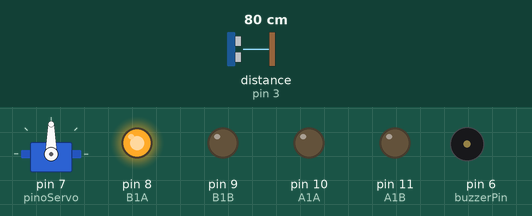
Recording of a sketch running on a simulated Arduino Uno, built with avr-gcc and run on an emulated ATmega328P. Shown: servo, output pins drawn as LEDs (lit = HIGH), buzzer (waves = sounding, pin HIGH). Inputs (shaded band) come from the test bench; at power-on: distance to the obstacle (sensor on pin 3) 80 cm. The echo pulse lasts 58.3 µs per cm.

Above: at 1.2 s.
1.3 s: distance to the obstacle (sensor on pin 3) set to 39 cm
2.8 s: distance to the obstacle (sensor on pin 3) set to 32 cm
At 4.4 s:
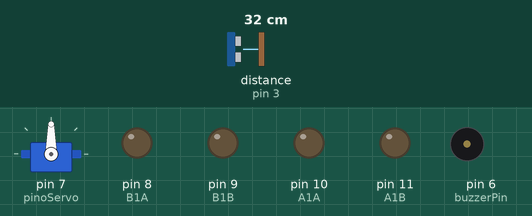
At 6.0 s:
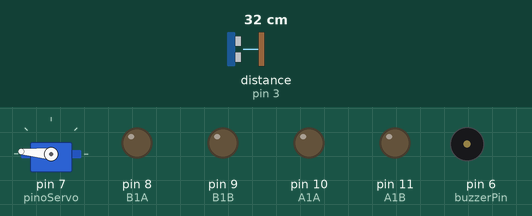
11.1 s: distance to the obstacle (sensor on pin 3) set to 2 cm
At 11.75 s:
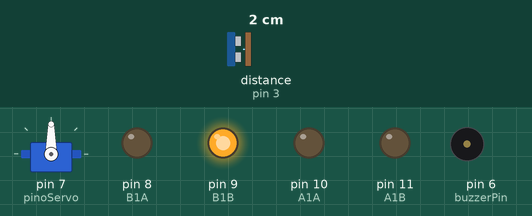
Timing chart, 0 to 15.1 s (numbered marks = the images above; inputs shaded):
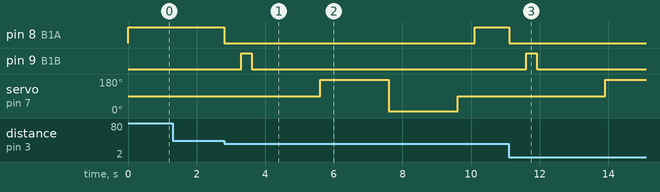

The sketch:

final2.ino.ino
```cpp
#include <Ultrasonic.h>
#include <Servo.h>

#define pinoServo 7
#define Trig 2
#define Echo 3
#define B1A 8
#define B1B 9
#define A1A 10
#define A1B 11

int distanciaD;
int distanciaE;
int buzzerPin = 6;

float distanciaObstaculo = 35;

Ultrasonic ultrasonico(Trig, Echo);
Servo servo;

void setup() {
  Serial.begin(9600);
  servo.attach(pinoServo);

  pinMode(B1A, OUTPUT);
  pinMode(B1B, OUTPUT);
  pinMode(A1A, OUTPUT);
  pinMode(A1B, OUTPUT);
  pinMode(buzzerPin, OUTPUT);

  servo.write(90);
}

void loop() {
  int frente = 1;
  int tras = 2;
  int direita = 3;
  int esquerda = 4;
  int parar = 5;

  while (true) {
    // Anda para frente até detectar um obstáculo
    while (ultrasonico.Ranging(CM) > distanciaObstaculo) {
      Andar(frente);
    }

    // Se detectar um obstáculo, para e dá ré em curta distância
    Andar(parar);
    delay(500);
    Andar(tras);
    delay(300);
    Andar(parar);
    delay(1000);

    // Gira o sensor ultrassônico para a direita e esquerda
    int statuss = Radar();
    delay(500);

    // Realiza ações com base na decisão do sensor ultrassônico
    if (statuss == direita) {
      Andar(direita);
      delay(600);
      Andar(frente);
    } else if (statuss == esquerda) {
      Andar(esquerda);
      delay(600);
       Andar(frente);
    } else {
      Andar(frente);
    }
    delay(1000);
  }
}

void Andar(int direcao) {
  if (direcao == 1) { // anda pra frente
    digitalWrite(B1A, HIGH);
    digitalWrite(B1B, LOW);
  } else if (direcao == 2) { // anda pra trás
    digitalWrite(B1A, LOW);
    digitalWrite(B1B, HIGH);
  } else if (direcao == 3) { // faz curva pra direita
    digitalWrite(B1A, HIGH);
    digitalWrite(B1B, LOW);
    digitalWrite(A1A, HIGH);
    digitalWrite(A1B, LOW);
  } else if (direcao == 4) { // faz curva pra esquerda
    digitalWrite(B1A, HIGH);
    digitalWrite(B1B, LOW);
    digitalWrite(A1A, LOW);
    digitalWrite(A1B, HIGH);
  } else if (direcao == 5) { // FREIA
    digitalWrite(B1A, LOW);
    digitalWrite(B1B, LOW);
  }
}

int Radar() {
  delay(1000);
  servo.write(175);
  delay(1000);
  distanciaD = ultrasonico.Ranging(CM);

  delay(1000);
  servo.write(10);
  delay(1000);
  distanciaE = ultrasonico.Ranging(CM);

  delay(1000);
  servo.write(90);

  if (distanciaD > distanciaE) {
    return 3; // se tiver espaço na direita
  } else if (distanciaD < distanciaE) {
    return 4; // se tiver espaço na esquerda
  } else {
    return 0;
  }
}
```

Measured:
- the behaviour switches between 36 and 35 cm on distance to the obstacle (sensor on pin 3) (found by bisection; images 0 and 1)
- after the input at 1.3 s, every drawn part: stays the same
- after the input at 2.8 s, pin 8 (B1A): HIGH → LOW at once, → HIGH 7.3 s later; pin 9 (B1B): LOW → HIGH after 0.50 s, → LOW 0.30 s later; servo on pin 7 (pinoServo): 90° → 175° after 2.8 s, → 10° 2.0 s later, → 90° 2.0 s later
